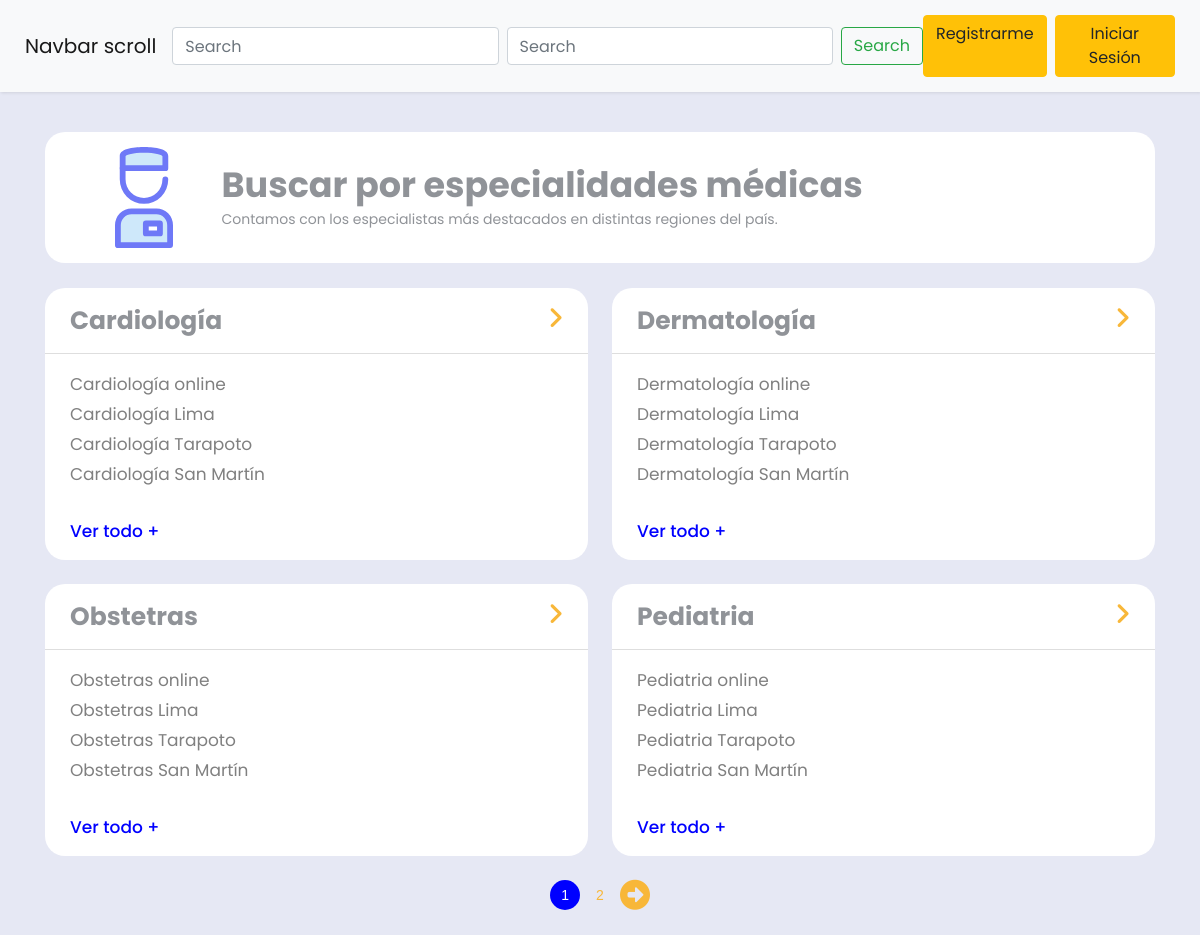
The page /especialidades/ on the database its author committed.
### Doctores/models.py (models this page shows, shortened)
class EspecialidadesModels(models.Model):
    nombre_especialidad  =  models.CharField(max_length=155)
    descripcion = models.TextField(blank=True, null=True)
    codigo = models.CharField(max_length=10, unique=True)
    estado = models.BooleanField(default=True)
    slug = models.SlugField(unique=True, blank=True,)
    class Meta:
        verbose_name = "Especialidad Médica"
        verbose_name_plural = "Especialidades Médicas"
        ordering = ['nombre_especialidad']

### Base/views.py (the view)
# urls.py: path('especialidades/', Especialidades.as_view(), name='especialidades'),
class Especialidades(generic.ListView):
    paginate_by = 4
    model = EspecialidadesModels
    template_name = 'base/especialidades.html'

### Base/templates/base/especialidades.html (shortened to what this page needs)
{% load static %}
<!DOCTYPE html>
<html lang="en">
<head>
    <link rel="stylesheet" href="https://cdnjs.cloudflare.com/ajax/libs/font-awesome/6.6.0/css/all.min.css"
 />
    <link rel="stylesheet" href="{% static 'css/style-generales.css' %}">
    <link rel="stylesheet" href="https://stackpath.bootstrapcdn.com/font-awesome/4.7.0/css/font-awesome.min.css">
    <link rel="stylesheet" href="{%  static 'css/especialidades.css' %}">
    <link rel="stylesheet" href="{%  static 'css/style.css' %}">
</head>
<body class="body-esp-ge">
    {% block navbar %}
    <nav class="navbar navbar-expand-lg navbar-light bg-light">
        <div class="container-fluid">
            <a class="navbar-brand" href="#">Navbar scroll</a>
            <div class="collapse navbar-collapse" id="navbarScroll" style="justify-content: space-around;">
                <form class="d-flex" style="gap: 0.5rem;">
                    <input class="form-control me-2" type="search" placeholder="Search" aria-label="Search">
                    <input class="form-control me-2" type="search" placeholder="Search" aria-label="Search">
                    <button class="btn btn-outline-success" type="submit">Search</button>
                </form>
                <div class="d-flex" style="gap: 0.5rem;">
                    <a class="btn btn-warning" href="">Registrarme</a>
                    <a class="btn btn-warning" href="">Iniciar Sesión</a>
                </div>
            </div>
        </div>
    </nav>
    {% endblock %}
    <section>
        <div class="container">
            {% block list-especialidades %}
            <div class="encabezado-esp">
                <div>
                    <img src="{% static 'images/doctor.svg' %}" alt="">
                </div>
                <div>
                    <h1 class="title-search-esp">Buscar por especialidades médicas</h1>
                    <p class="p-search-esp">Contamos con los especialistas más destacados en distintas regiones del
                        país.</p>
                </div>
            </div>
            <br>
            <div class="grid-esp-001">
                {% for es in page_obj %}
                <div class="item-grid-esp">
                    <div class="div-flex-just-content">
                        <h3 class="esp-title">{{ es.nombre_especialidad}}</h3>
                        <a href="{% url 'list-especialidad' slug=es.slug %}"><i class="fa-solid fa-angle-right"></i></a>
                    </div>
                    <div class="div-boody-esp">
                        <ul>
                            <li>{{ es.nombre_especialidad}} online</li>
                            <li>{{ es.nombre_especialidad}} Lima</li>
                            <li>{{ es.nombre_especialidad}} Tarapoto</li>
                            <li>{{ es.nombre_especialidad}} San Martín</li>
                        </ul>
                    </div>
                    <div class="div-footer-esp">
                        <span>Ver todo +</span>
                    </div>
                </div>
                {% endfor %}
            </div>
            <div class="pagination">
                <span class="step-links">
                    {% for num in page_obj.paginator.page_range %}
                    {% if num == page_obj.number %}
                    <span class="current-page">{{ num }}</span>
                    {% else %}
                    <a href="?page={{ num }}">{{ num }}</a>
                    {% endif %}
                    {% endfor %}
                    {% if page_obj.has_next %}
                    <a href="?page={{ page_obj.next_page_number }}"><i class="fa-solid fa-circle-right"></i></a>
                    {% endif %}
                </span>
            </div>
            {% endblock %}
        </div>
    </section>
</body>
</html>

### static/css/especialidades.css (style rules this page uses)
body.body-esp-ge { background-color: #E6E8F4; }
div.encabezado-esp { display: flex; gap: 3rem; align-items: center; padding: 15px 70px; background-color: #FFF; border-radius: 20px; }
h1.title-search-esp { font: bold 35px/45px 'poppins',sans-serif; }
p.p-search-esp, h3.esp-title, h1.title-search-esp { color: #909398; margin: 0px !important; }
h3.esp-title { margin: 0px !important; font: bold 25px/35px 'poppins', sans-serif; }
div.grid-esp-001 { display: grid; gap: 1.5rem; grid-template-columns: repeat(auto-fit, minmax(450px, 1fr)); }
div.div-boody-esp { padding: 15px 25px; }
.pagination { display: flex; justify-content: center; align-items: center; margin: 20px 0; font-family: Arial, sans-serif; }
.fa-circle-right, .fa-circle-left { font-size: 30px; margin-top: 4px; }
.step-links { display: flex; gap: 1rem; align-items: center; }
.pagination .current-page { display: flex; align-items: center; justify-content: center; gap: 1rem; padding: 5px 15px; height: 30px; width: 30px; background-color: blue; border-radius: 50% 50%; color: #FFF; }
.step-links span { font-size: 14px; color: #333; }

### rows shown on the page
EspecialidadesModels: nombre_especialidad "Cardiología"
EspecialidadesModels: nombre_especialidad "Dermatología"
EspecialidadesModels: nombre_especialidad "Obstetras"
EspecialidadesModels: nombre_especialidad "Pediatria"

### other values the page prints
{{ num }} "1"
{{ num }} "2"
